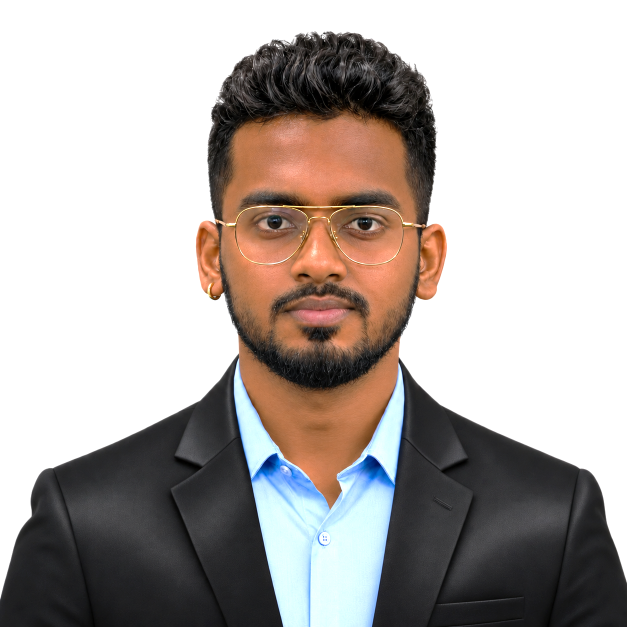
#> input picture images/Suits Abhishek.png, 1254 x 1254 px, found by its file name (shown at 1/2 size)
$ python build-optimized-assets.py
#> lines starting #> are read from the running program, lines starting #| are printed output that depends on the picture
"""
Build script to:
1. Generate WebP formats for all portfolio images.
2. Generate PWA app icons (192x192, 512x512) from Suits Abhishek.png.
3. Report payload savings.
"""
import os
from PIL import Image

def build_assets():
    base_dir = r"D:\Abhishek Website"
    img_dir = os.path.join(base_dir, "images")

    # 1. PWA Icons Generation
    src_suit = os.path.join(img_dir, "Suits Abhishek.png")
    if os.path.exists(src_suit):
        suit_img = Image.open(src_suit).convert("RGBA")
#> suit_img is the input picture: PIL image 1254x1254 RGBA; mean R, G, B, A 178.5, 171.4, 167.8, 255
        # Center square crop focused on upper chest and head
        # Source is 1254x1254
        icon_512 = suit_img.resize((512, 512), Image.Resampling.LANCZOS)
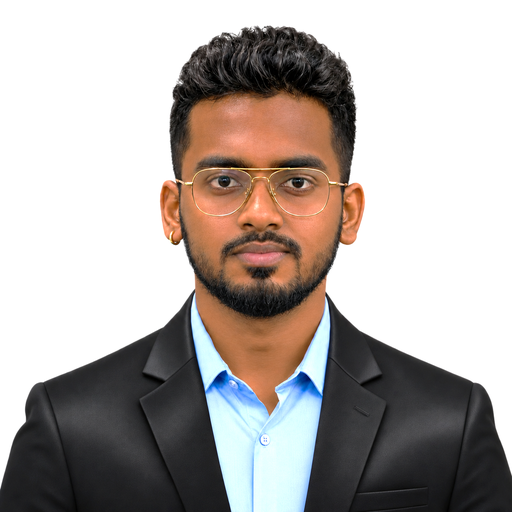
#> icon_512: PIL image 512x512 RGBA; mean R, G, B, A 178.5, 171.4, 167.8, 255
        icon_192 = suit_img.resize((192, 192), Image.Resampling.LANCZOS)
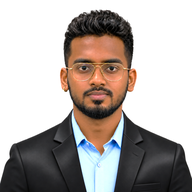
#> icon_192: PIL image 192x192 RGBA; mean R, G, B, A 178.4, 171.3, 167.7, 255

        path_512 = os.path.join(img_dir, "icon-512.png")
        path_192 = os.path.join(img_dir, "icon-192.png")

        icon_512.save(path_512, "PNG", optimize=True)
        icon_192.save(path_192, "PNG", optimize=True)
        print(f"Generated PWA icons: {path_192}, {path_512}")

    # 2. WebP Conversions
    targets = [
        ("hero-abhishek-prismatic.png", 92),
        ("ANHACK.jpg", 85),
        ("frontend-showcase-dashboard.jpg", 85),
        ("frontend-showcase-code-ui.jpg", 85),
        ("7103052.jpg", 85),
        ("11154101.jpg", 85),
        ("71030401.jpg", 85),
        ("money-heist-professor.jpg", 85)
    ]

    total_orig = 0
    total_webp = 0

    for filename, quality in targets:
        src = os.path.join(img_dir, filename)
        if not os.path.exists(src):
            continue

        base_name, _ = os.path.splitext(filename)
        dest = os.path.join(img_dir, f"{base_name}.webp")

        im = Image.open(src)
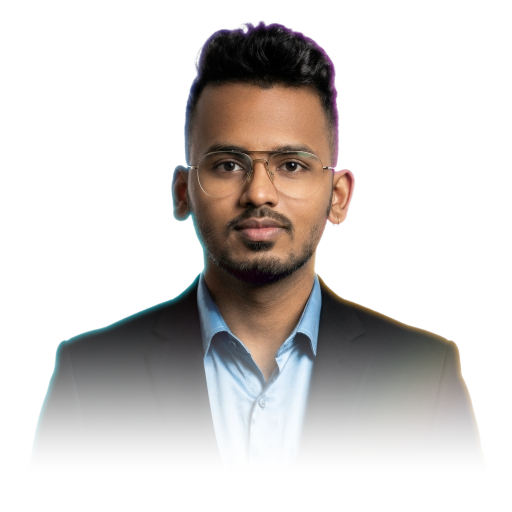
#> input picture images/hero-abhishek-prismatic.png, 1024 x 1024 px, found by its file name (shown at 1/2 size)
#> im is the input picture: PIL image 1024x1024 RGBA; mean R, G, B, A 161.8, 159.3, 158.5, 66
        im.save(dest, "WEBP", quality=quality, method=6)

        orig_sz = os.path.getsize(src) / 1024
        webp_sz = os.path.getsize(dest) / 1024
        total_orig += orig_sz
        total_webp += webp_sz
        savings = (1 - webp_sz / orig_sz) * 100
        print(f"Optimized: {filename} ({orig_sz:.1f} KB) -> {base_name}.webp ({webp_sz:.1f} KB) [{savings:.1f}% saved]")

    print(f"\nTOTAL SAVINGS: {total_orig:.1f} KB -> {total_webp:.1f} KB ({(1 - total_webp / total_orig) * 100:.1f}% total bandwidth reduction)")

if __name__ == "__main__":
    build_assets()
